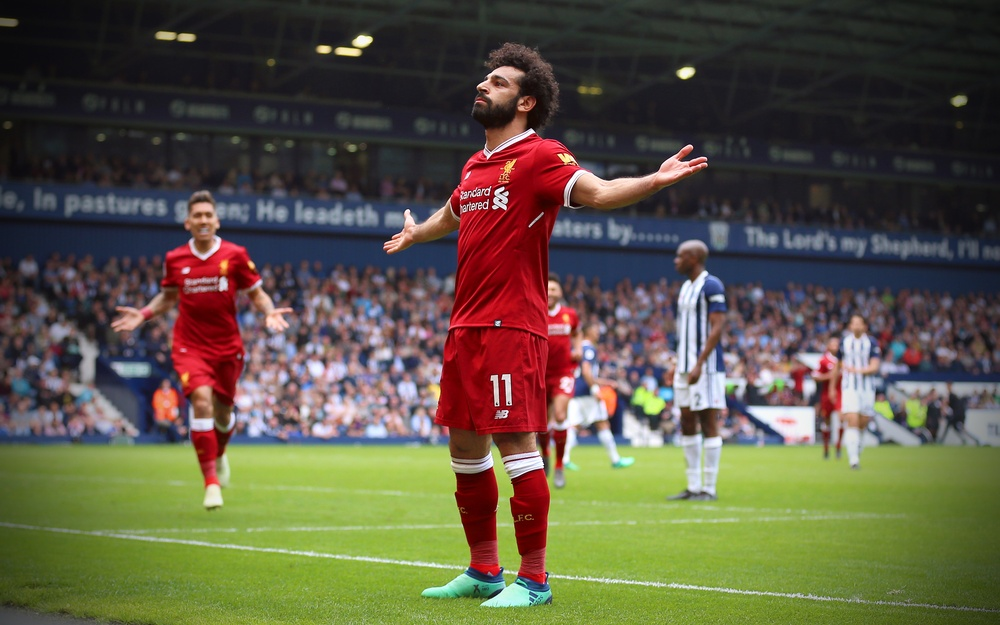
#> input picture images/salah.jpg, 1000 x 625 px, shrunk from 3840 x 2400 before the run
$ jupyter execute 16BitLevelSlicing.ipynb
#> lines starting #> are read from the running program, lines starting #| are printed output that depends on the picture; after the words box and inside, x2 and y2 are one past the last pixel; in counts of white or black regions, pixels touching at a corner belong together
[cell 1]
import cv2
import numpy as np
import matplotlib.pyplot as plt
import os

# Load grayscale image
image_path = os.path.join("../images", "salah.jpg")


gray_image = cv2.imread(image_path, cv2.IMREAD_GRAYSCALE)
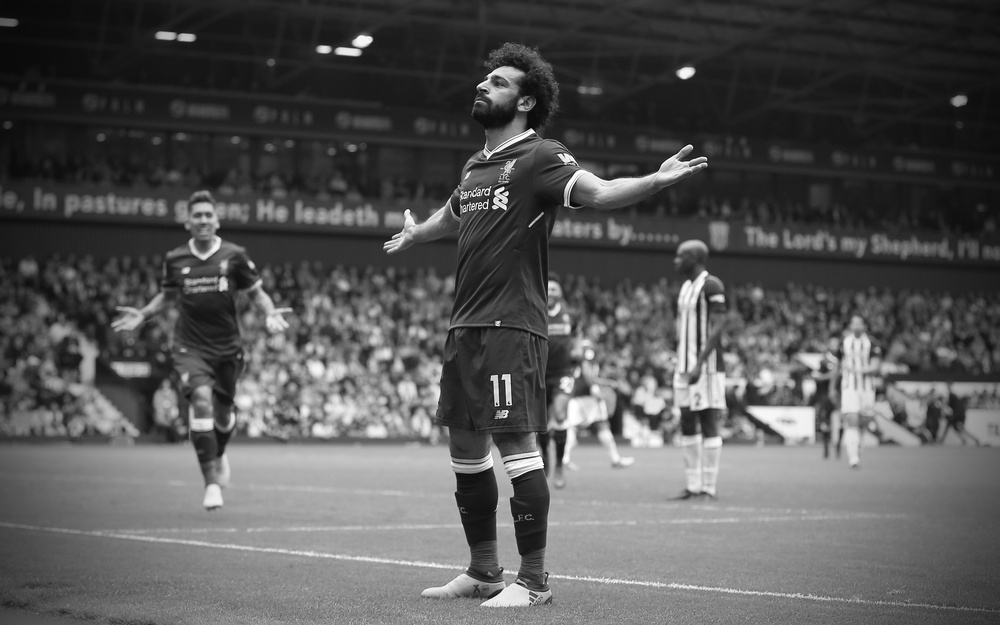
#> gray_image: shape (625, 1000); min 2, max 255, mean 86

# Get image dimensions
rows, cols = gray_image.shape
#> rows = 625; cols = 1000

# Extract 8 bit-planes
bit_planes = []
for i in range(8):
    bit_plane = (gray_image >> i) & 1  # Extract i-th bit
    bit_planes.append(bit_plane * 255)  # Scale to 0-255
#> this loop made 8 passes
#> pass 1, `bit_plane = (gray_image >> i) & 1`:
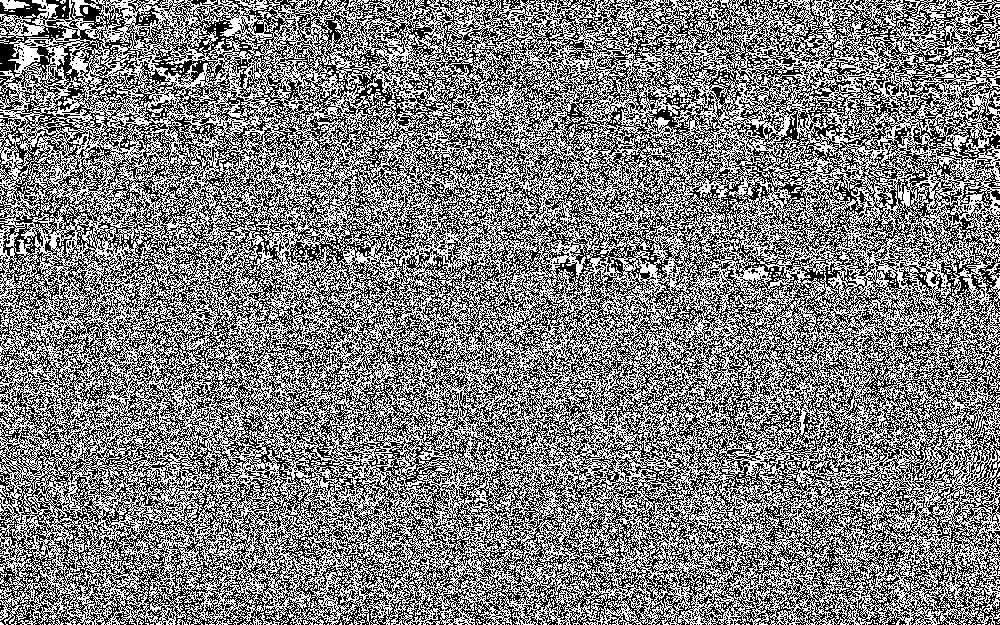
#> bit_plane: shape (625, 1000); values 0 (black) and 1 (white), 50% white; black in thin lines or dots
#> pass 2, `bit_plane = (gray_image >> i) & 1`:
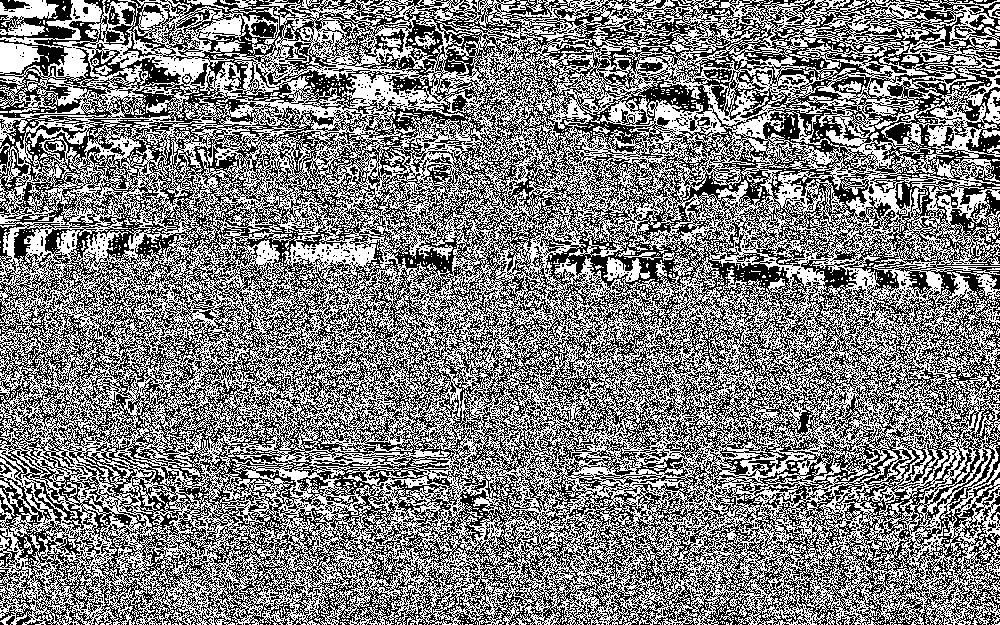
#> bit_plane: shape (625, 1000); values 0 (black) and 1 (white), 50.1% white; black in thin lines or dots
#> pass 3, `bit_plane = (gray_image >> i) & 1`:
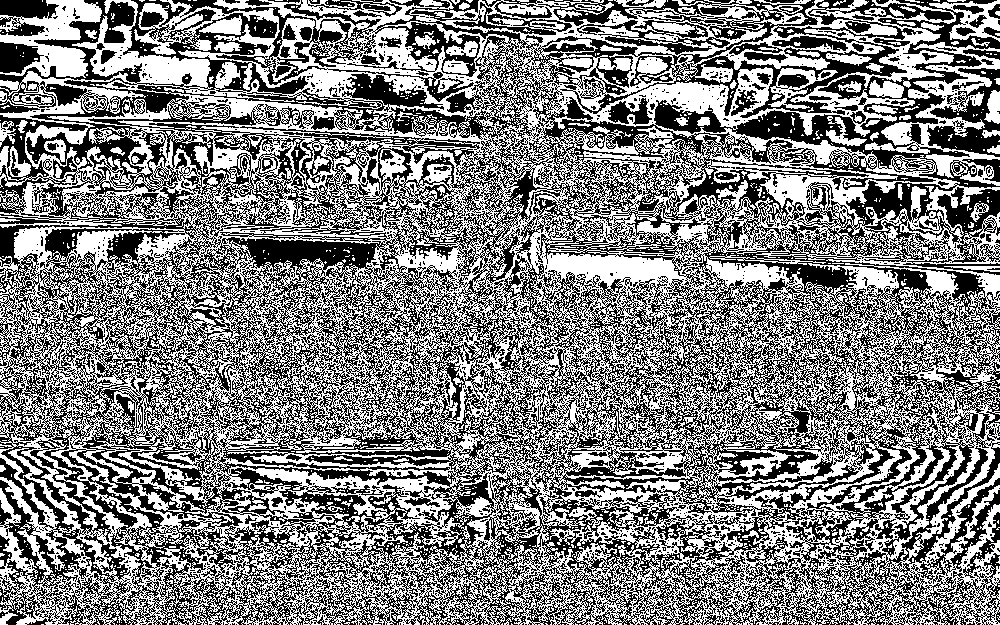
#> bit_plane: shape (625, 1000); values 0 (black) and 1 (white), 50.3% white; 2129 black regions (2003 under 20 px), largest, box (x1, y1, x2, y2) and area: (0, 0, 1000, 625) 289172, (927, 68, 1000, 157) 2806, (0, 0, 59, 36) 1340
#> after the loop, bit_planes = 8 items

# Plot 8-bit planes
fig, axes = plt.subplots(2, 4, figsize=(12, 6))
axes = axes.ravel()  # Flatten the 2D array of axes into 1D

for i in range(8):
    axes[i].imshow(bit_planes[i], cmap='gray')
    axes[i].set_title(f"Bit Plane {i}")
    axes[i].axis("off")

plt.tight_layout()
plt.show()
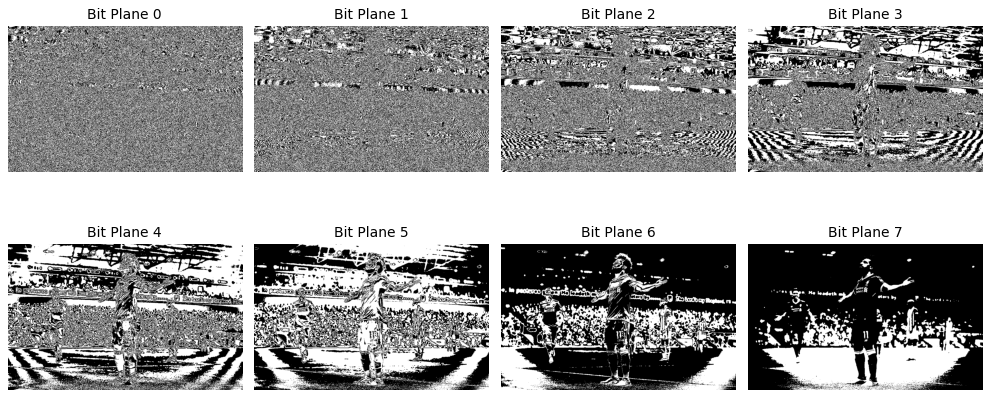
#> figure drawn by matplotlib, 8 panels

# **Gray Level Slicing (Without Background)**
min_gray, max_gray = 100, 180
sliced_image_no_bg = np.where((gray_image >= min_gray) & (gray_image <= max_gray), 255, 0)
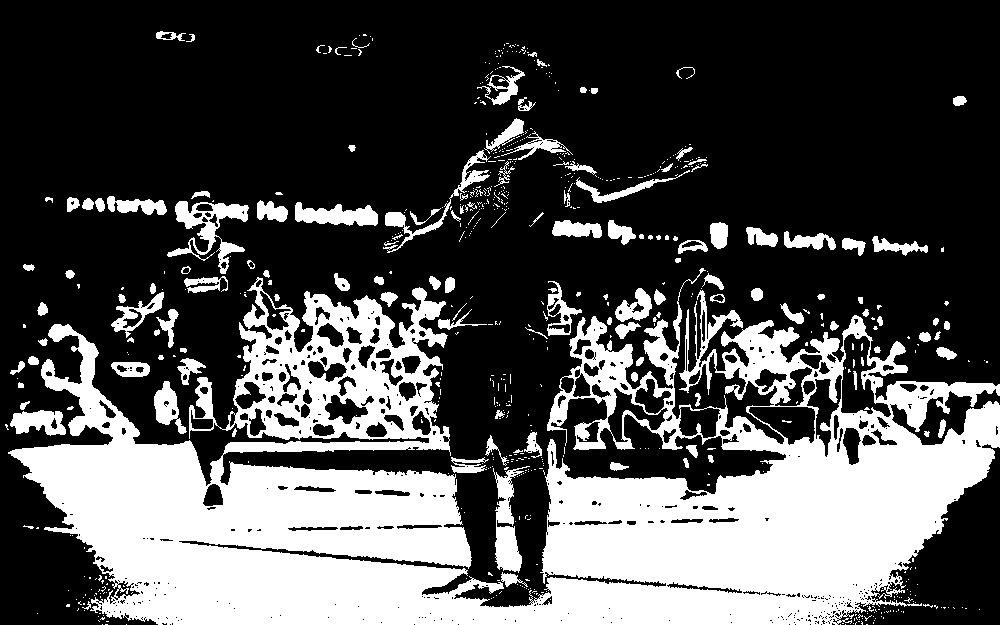
#> sliced_image_no_bg: shape (625, 1000) int64; 31.3% white; 667 white regions (537 under 20 px), largest, box (x1, y1, x2, y2) and area: (8, 268, 1000, 625) 168860, (167, 201, 249, 274) 1978, (493, 466, 530, 573) 1735

# **Gray Level Slicing (With Background)**
sliced_image_with_bg = gray_image.copy().astype(np.uint8)
sliced_image_with_bg[(gray_image >= min_gray) & (gray_image <= max_gray)] = 255
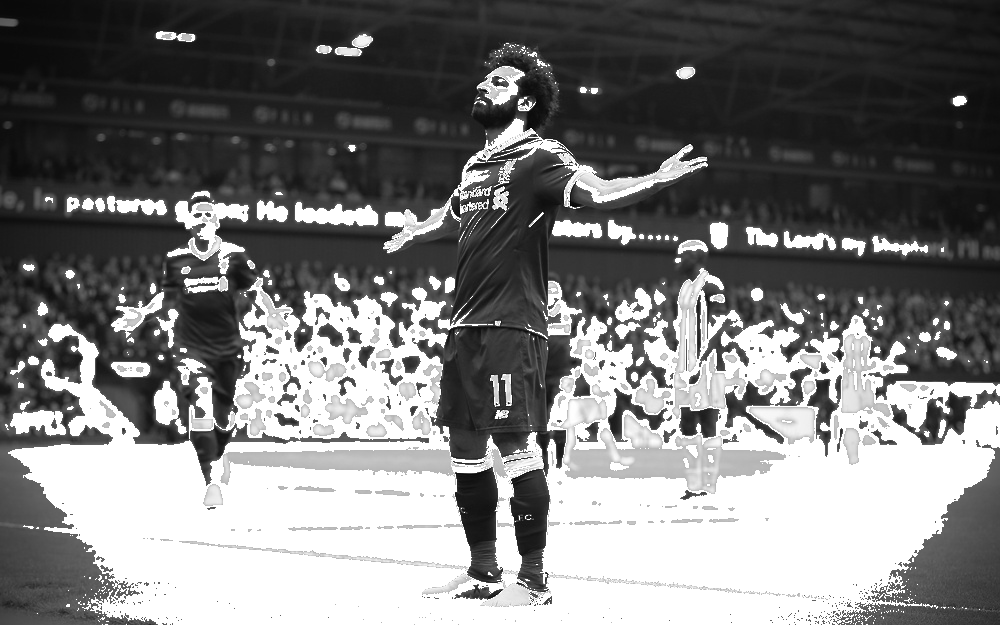
#> sliced_image_with_bg: shape (625, 1000); min 2, max 255, mean 121.9

# Plot the sliced images
fig, axes = plt.subplots(1, 2, figsize=(10, 5))

# Without background
axes[0].imshow(sliced_image_no_bg, cmap="gray")
axes[0].set_title("Gray Level Slicing (No Background)")
axes[0].axis("off")

# With background
axes[1].imshow(sliced_image_with_bg, cmap="gray")
axes[1].set_title("Gray Level Slicing (With Background)")
axes[1].axis("off")

plt.tight_layout()
plt.show()

$ run again, with images/AI-01.jpeg copied over images/salah.jpg
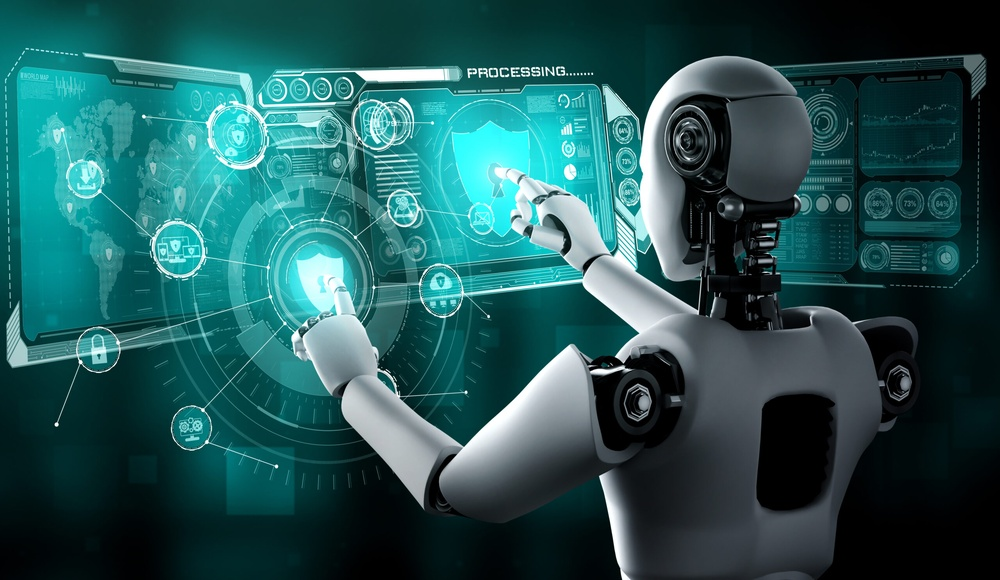
#> input picture images/AI-01.jpeg, 1000 x 580 px, shrunk from 2560 x 1486 before the run
#> the loop `for i in range(8):` made 8 passes
#> pass 1, `bit_plane = (gray_image >> i) & 1`:
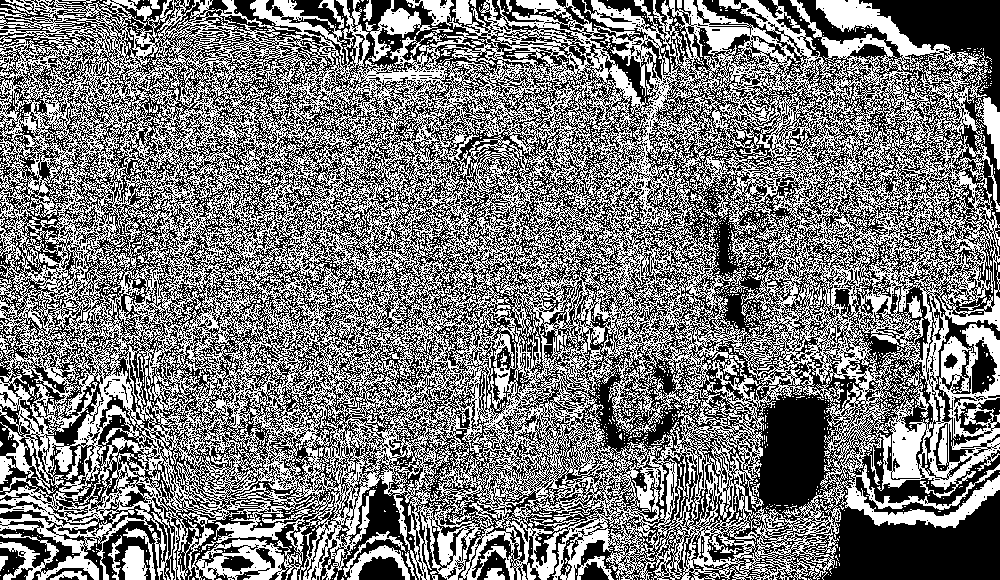
#> bit_plane: shape (580, 1000); values 0 (black) and 1 (white), 48.4% white in thin lines or dots
#> after the loop `for i in range(8):`: bit_planes = 8 items
#> sliced_image_no_bg: shape (580, 1000) int64; 20.1% white; 1296 white regions (1177 under 20 px), largest, box (x1, y1, x2, y2) and area: (98, 58, 653, 395) 62220, (16, 66, 136, 313) 17379, (311, 330, 468, 509) 5720
#> `sliced_image_with_bg[(gray_image >= min_gray) & (gray_image <= max_gra..`:
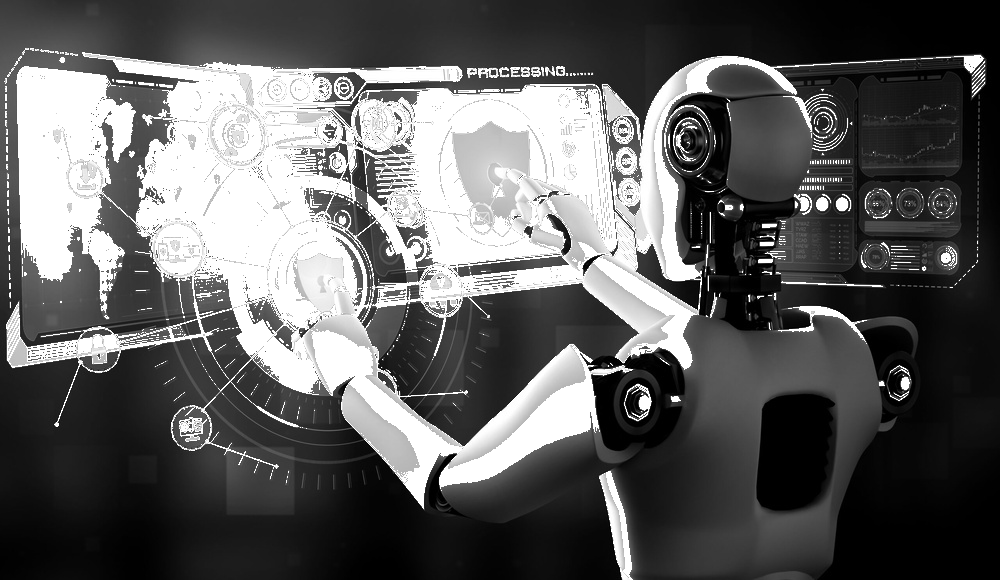
#> sliced_image_with_bg: shape (580, 1000); min 0, max 255, mean 95.1

$ run again, with images/AI-02.jpeg copied over images/salah.jpg
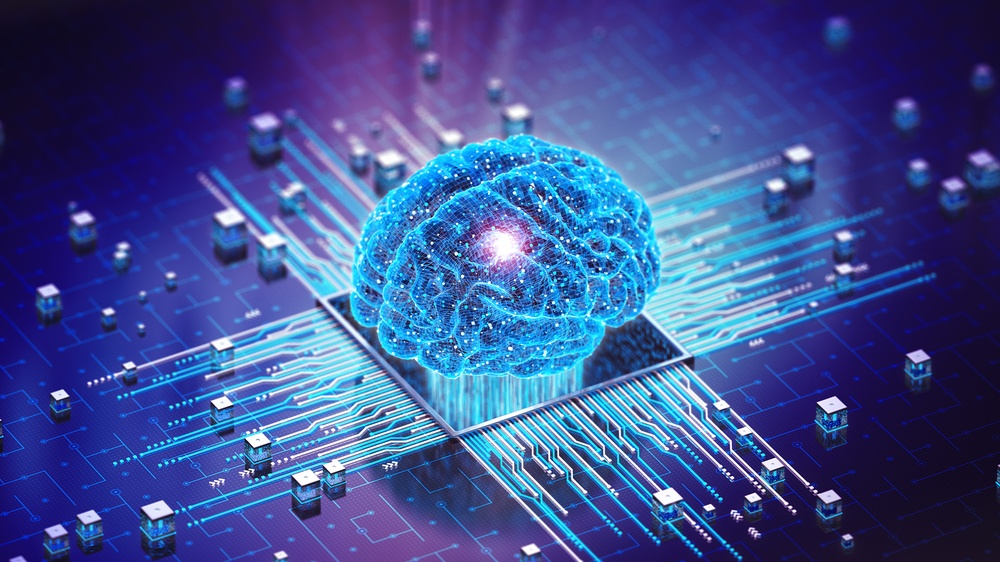
#> input picture images/AI-02.jpeg, 1000 x 562 px, shrunk from 1920 x 1080 before the run
#> the loop `for i in range(8):` made 8 passes
#> pass 1, `bit_plane = (gray_image >> i) & 1`:
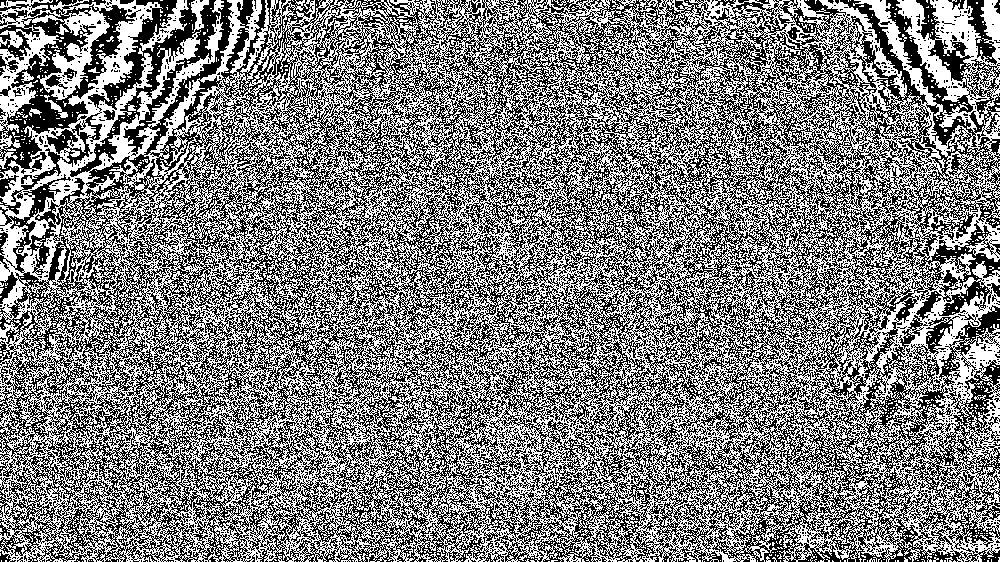
#> bit_plane: shape (562, 1000); values 0 (black) and 1 (white), 50.1% white; black in thin lines or dots
#> after the loop `for i in range(8):`: bit_planes = 8 items
#> sliced_image_no_bg: shape (562, 1000) int64; 24.4% white; 1481 white regions (1362 under 20 px), largest, box (x1, y1, x2, y2) and area: (113, 36, 873, 489) 114858, (188, 437, 448, 549) 4591, (464, 428, 601, 562) 1804
#> `sliced_image_with_bg[(gray_image >= min_gray) & (gray_image <= max_gra..`:
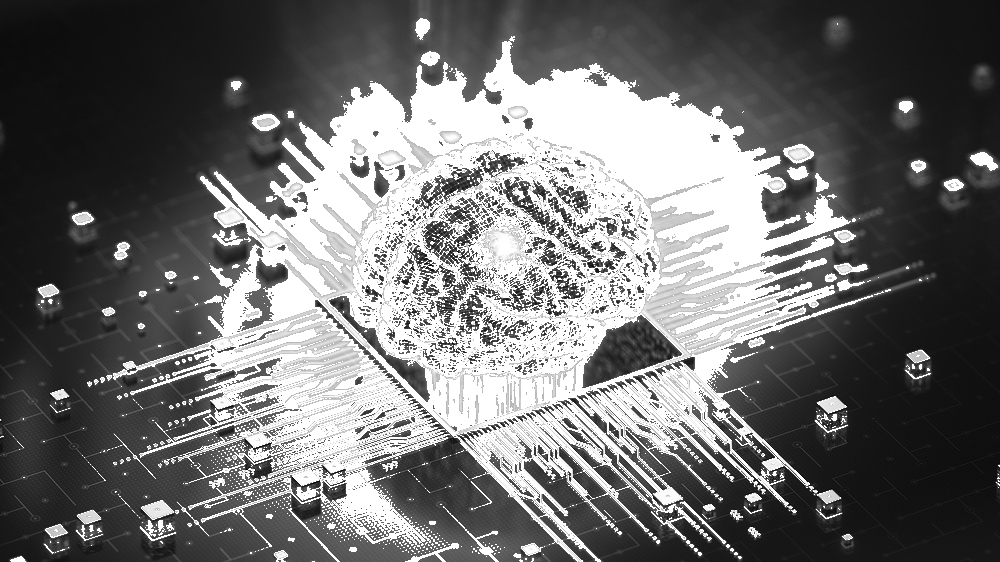
#> sliced_image_with_bg: shape (562, 1000); min 2, max 255, mean 110.9
